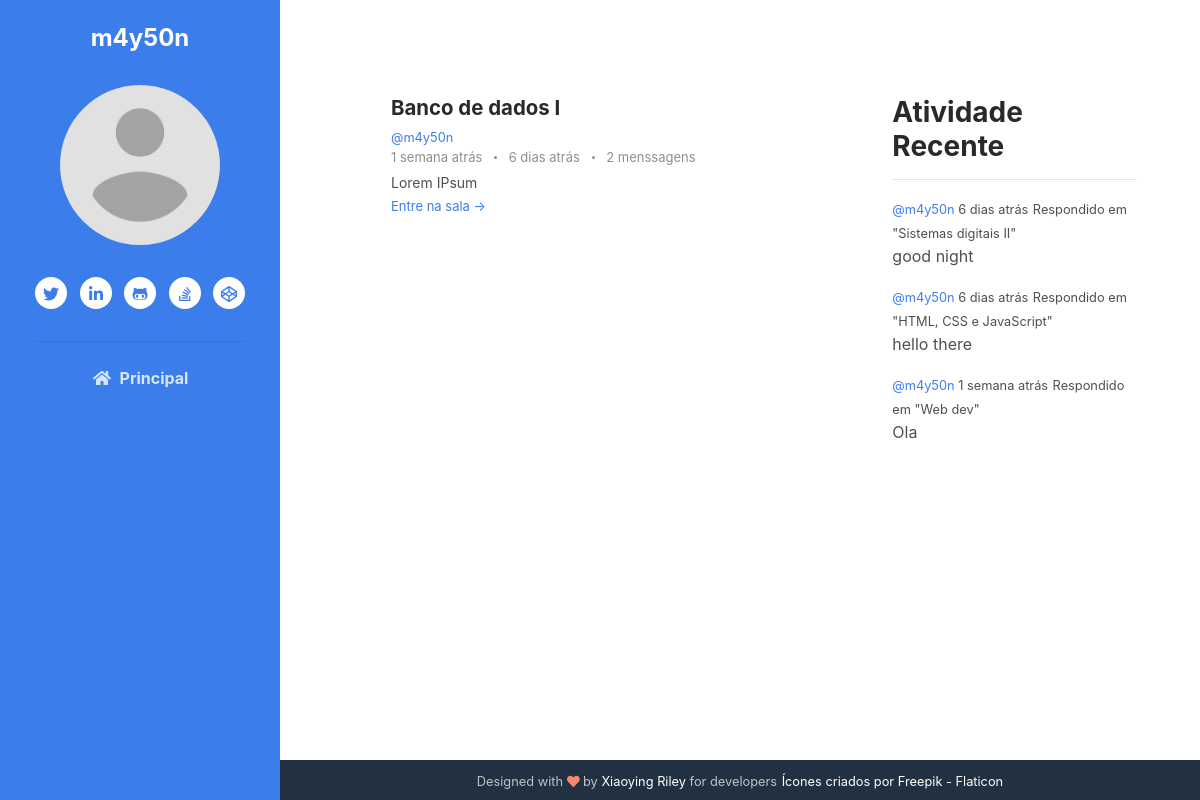
Before: /profile/3 (signed in) with the older database file.
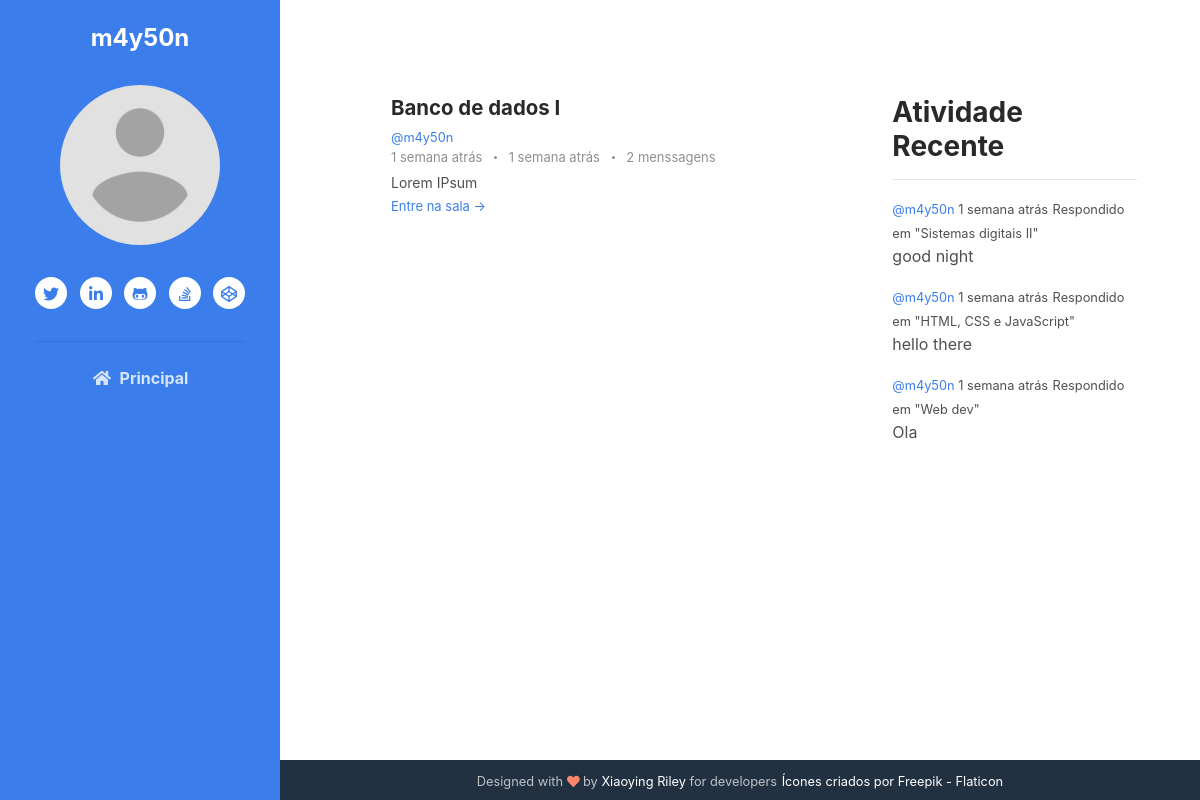
After: the same page with the newer database file.
### base/models.py (models this page shows, shortened)
class Message(models.Model):
    user = models.ForeignKey(User, on_delete=models.CASCADE)
    room = models.ForeignKey(Room, on_delete=models.CASCADE)
    body = models.TextField()
    update = models.DateTimeField(auto_now=True)
    created = models.DateTimeField(auto_now_add=True)
    created_in = models.TextField(null=True, blank=True)

class Room(models.Model):
    host = models.ForeignKey(User, on_delete=models.SET_NULL, null=True)
    classe = models.ForeignKey(Classe, on_delete=models.SET_NULL, null=True)
    name = models.CharField(max_length=200)
    desc = models.TextField(null=True, blank=True)
    participants = models.ManyToManyField(
        User, related_name='participants', blank=True)
    updated = models.DateTimeField(auto_now=True)
    created = models.DateTimeField(auto_now_add=True)
    created_in = models.TextField(default='capsulat', blank=True)
    crypt_key = models.CharField(max_length=23)
    class Meta:
        ordering = ['-updated', '-created']
    def __str__(self):
        return self.name

### base/views.py (the view)
# urls.py: path('profile/<str:pk>', views.userProfile, name="user-profile"),
@login_required(login_url='login')
def userProfile(request, pk):
    user = User.objects.get(id=pk)
    rooms = user.room_set.all()
    room_messages = user.message_set.all().order_by('-created')
    classes = Classe.objects.all()
    recent_activity = room_messages[:6]
    context = {'user': user, 'rooms': rooms,
               'room_messages': room_messages, 'classes': classes, 'recent_activity': recent_activity}
    return render(request, 'base/profile.html', context)

### base/templates/base/profile.html
{% extends 'main.html' %}
{% block content%}
    <div class="main-2-column main-container">
        <div>
            {% include 'base/feed_component.html' %}
        </div>
        <div>
            {% include 'base/activity_component.html' %}
        </div>
    </div>
{% endblock content %}

### base/templates/base/feed_component.html (shortened to what this page needs)
{% load humanize %}
<section class="blog-list px-3 py-5 p-md-5 ">
    <div class="container">
        {% for room in rooms %}
            <div class="item mb-5">
                <div class="media">
                    <div class="media-body">
                        <h3 class="title mb-1"><a href="{% url 'room' room.id%}">{{room.name}}</a></h3>
                        <small><a href="{% url 'user-profile' room.host.id %}">@{{room.host.username}}</a></small>
                        <div class="meta mb-1"><span class="date">
                            {{room.created_in}}
                        </span>
                            {% if room.message_set.all.count > 0 %}
                            <span class="time">
                            {% for m in room.message_set.all %}
                                {% if forloop.last %}
                                {{m.created_in}}
                                {% endif %}
                            {% endfor%}
                            </span>
                            {% endif %}
                            <span class="comment">
                                <a href="#">
                                    {{room.message_set.all.count}}
                                {% if room.message_set.all.count > 1 or room.message_set.all.count == 0%}
                                    menssagens
                                {% else %}
                                    menssagem
                                {% endif %}
                                </a>
                            </span>
                        </div>
                        <div class="intro">{{room.desc|truncatechars:70}}</div>
                        <a class="more-link" href="{% url 'room' room.id%}">Entre na sala &rarr;</a>
                    </div>
                </div>
            </div>
        {% endfor %}
    </div>
</section>

### base/templates/base/activity_component.html
<div class="container pt-5">
	<h3>Atividade Recente</h3>
	<hr />
	{% for message in recent_activity%}
	<div>
		<small
			><a href="{% url 'user-profile' message.user.id%}">@{{message.user}} </a>
			{{message.created_in}}</small
		>
		<small>Respondido em "{{message.room}}"</small>
		<p>{{message.body|truncatechars:50}}</p>
	</div>
	{% endfor %}
</div>

Changed rows visible on the page:
changed Message (number 1 of 4 on the later page): created_in "6 dias atrás" → "1 semana atrás"
changed Message "good night": created_in "6 dias atrás" → "1 semana atrás"
changed Message "hello there": created_in "6 dias atrás" → "1 semana atrás"
